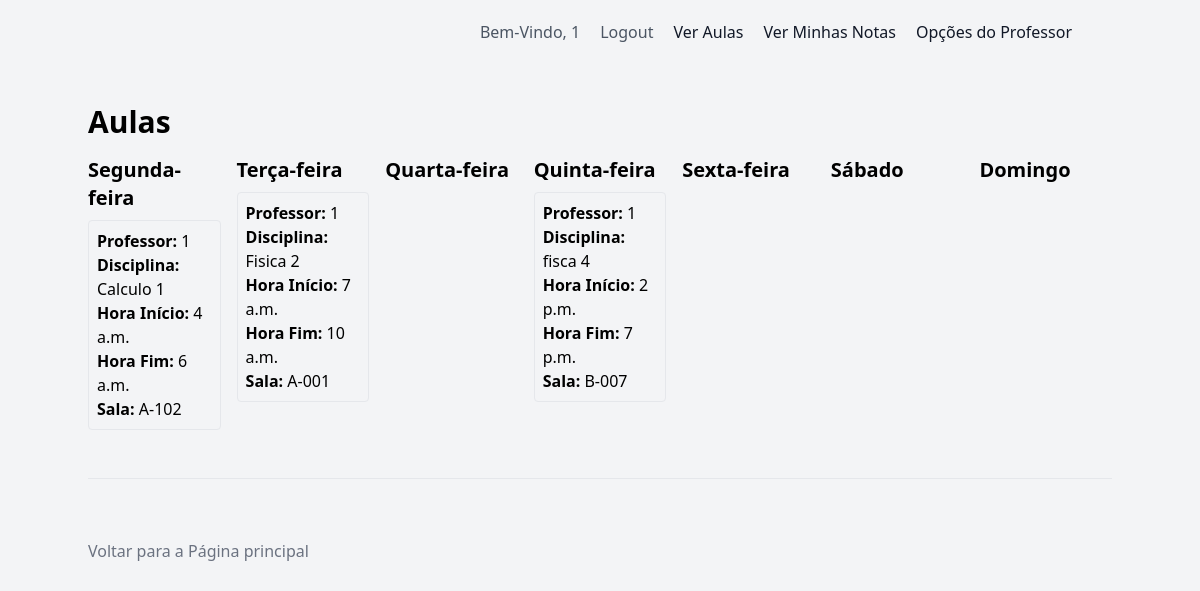
The page /ver_aulas/ (signed in) on the database as committed earlier.
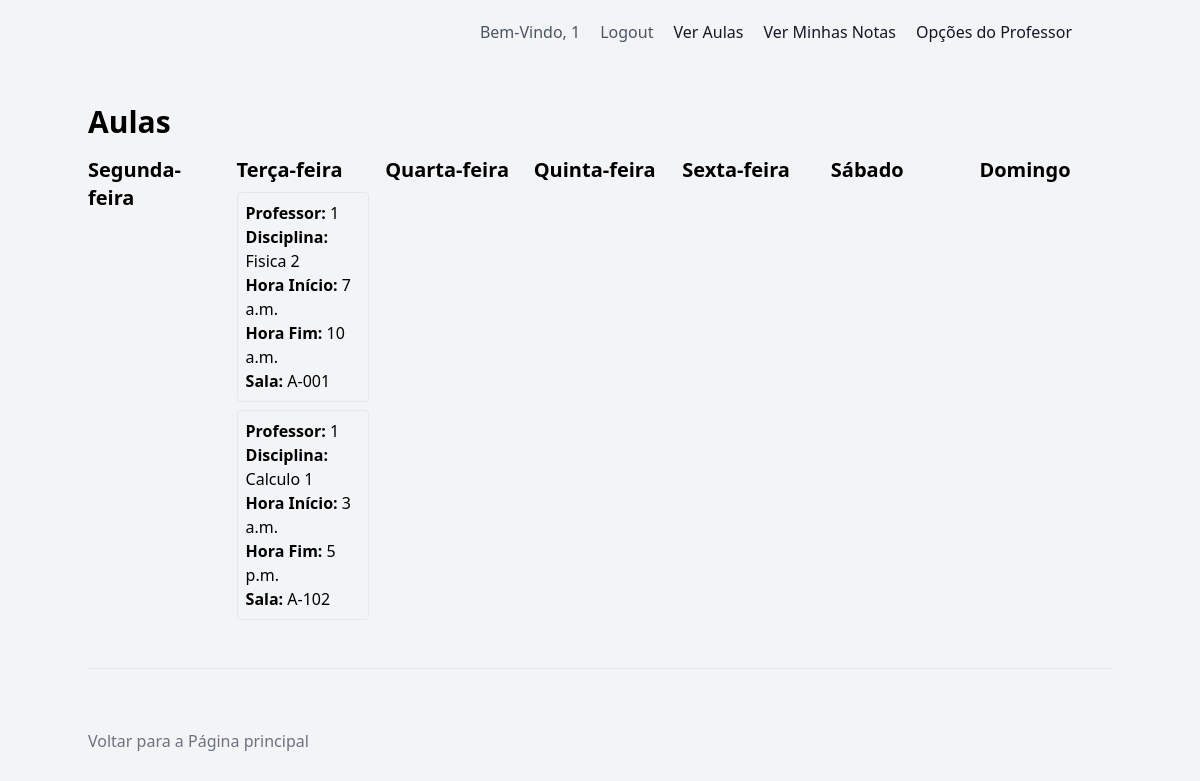
The same page on the database as committed later.
### pi/models.py (models this page shows, shortened)
class Aula(models.Model):
    alunos = models.ManyToManyField('Estudante', related_name='aulas_estudante')
    professor = models.ForeignKey('Professor', on_delete=models.CASCADE)
    disciplina = models.ForeignKey('Disciplina', on_delete=models.CASCADE)
    sala = models.ForeignKey('Sala', on_delete=models.SET_NULL, null=True)  # Adicionado aqui
    dia_da_semana = models.CharField(max_length=20)
    hora_inicio = models.TimeField()
    hora_fim = models.TimeField()
    numero_lista = models.IntegerField(default=1)

class Professor(AbstractUser):
    cordenador = models.CharField(max_length=100, null=True)
    nome = models.CharField(max_length=100, null=True)
    formacao = models.CharField(max_length=100, null=True)
    numero_funcionario = models.CharField(max_length=255, unique=True)
    senhap = models.CharField(max_length=150)
    aulas = models.ManyToManyField('Aula', related_name='professores')
    groups = models.ManyToManyField(
        'auth.Group',
        blank=True,
        help_text='The groups this user belongs to. A user will get all permissions granted to each of their groups.',
        related_name="professor_groups",
        verbose_name='groups',
    )
    user_permissions = models.ManyToManyField(
        'auth.Permission',
        blank=True,
        help_text='Specific permissions for this user.',
        related_name="professor_permissions",
        verbose_name='user permissions',
    )
    USERNAME_FIELD = 'numero_funcionario'
    PASSWORD_FIELD = 'senhap'
    class Meta:
        verbose_name = 'professor'
        verbose_name_plural = 'professors'
        db_table = 'auth_professor'
    def __str__(self):
        return self.numero_funcionario
    @property
    def is_professor(self):
        return True

class Disciplina(models.Model):
    nome = models.CharField(max_length=100)
    codigo = models.CharField(max_length=10)
    professor = models.ForeignKey('Professor', on_delete=models.SET_NULL, null=True)
    sala = models.ForeignKey('Sala', on_delete=models.SET_NULL, null=True)
    horario_inicio = models.TimeField()
    horario_fim = models.TimeField()
    def __str__(self):
        return self.nome

class Sala(models.Model):
    numero = models.CharField(max_length=10)
    bloco = models.CharField(max_length=1)
    def __str__(self):
        return self.bloco + "-" + self.numero

### pi/views.py (the view)
# urls.py: path('ver_aulas/', views.ver_aulas, name='ver_aulas'),
def ver_aulas(request):
    if request.user.is_authenticated:
        if request.user.is_professor:
            aulas = Aula.objects.filter(professor=request.user)
        else:
            aulas = Aula.objects.filter(alunos=request.user)
        dias_da_semana = AulaForm.DIAS_DA_SEMANA
        return render(request, 'ver_aulas.html', {'aulas': aulas, 'dias_da_semana': dias_da_semana})
    else:
        return redirect('login')

### pi/templates/ver_aulas.html
{% extends 'base.html' %}
{% block content %}
<h1 class="text-3xl font-semibold mb-4">Aulas</h1>
<div class="grid grid-cols-7 gap-4">
    {% for dia in dias_da_semana %}
    <div>
        <h2 class="text-xl font-semibold mb-2">{{ dia.0 }}</h2>
        {% for aula in aulas %}
        {% if aula.dia_da_semana == dia.0 %}
        <div class="border border-gray-200 rounded p-2 mb-2">
            <p><strong>Professor:</strong> {{ aula.professor }}</p>
            <p><strong>Disciplina:</strong> {{ aula.disciplina }}</p>
            <p><strong>Hora Início:</strong> {{ aula.hora_inicio }}</p>
            <p><strong>Hora Fim:</strong> {{ aula.hora_fim }}</p>
            <p><strong>Sala:</strong> {{ aula.sala }}</p>
        </div>
        {% endif %}
        {% empty %}
        <p>Nenhuma aula encontrada para {{ dia.0 }}</p>
        {% endfor %}
    </div>
    {% empty %}
    <p>Nenhum dia da semana encontrado</p>
    {% endfor %}
</div>
{% endblock %}

Rows that differ between the two databases and show on the page:
removed Aula: professor "1", disciplina "Calculo 1", hora_inicio "4 a.m.", hora_fim "6 a.m.", sala "A-102", shown under "Segunda-feira"
removed Aula: professor "1", disciplina "fisca 4", hora_inicio "2 p.m.", hora_fim "7 p.m.", sala "B-007", shown under "Quinta-feira"
added Aula: professor "1", disciplina "Calculo 1", hora_inicio "3 a.m.", hora_fim "5 p.m.", sala "A-102", shown under "Terça-feira"
